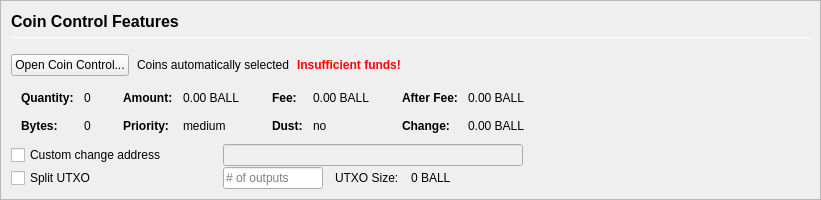
         <widget class="QFrame" name="frameCoinControl">
          <property name="sizePolicy">
           <sizepolicy hsizetype="Expanding" vsizetype="Expanding">
            <horstretch>0</horstretch>
            <verstretch>0</verstretch>
           </sizepolicy>
          </property>
          <property name="maximumSize">
           <size>
            <width>16777215</width>
            <height>16777215</height>
           </size>
          </property>
          <property name="frameShape">
           <enum>QFrame::StyledPanel</enum>
          </property>
          <property name="frameShadow">
           <enum>QFrame::Sunken</enum>
          </property>
          <layout class="QVBoxLayout" name="verticalLayoutCoinControl2">
           <property name="spacing">
            <number>0</number>
           </property>
           <property name="leftMargin">
            <number>0</number>
           </property>
           <property name="topMargin">
            <number>0</number>
           </property>
           <property name="rightMargin">
            <number>0</number>
           </property>
           <property name="bottomMargin">
            <number>0</number>
           </property>
           <item>
            <widget class="QFrame" name="frameCoinControl_BG">
             <layout class="QVBoxLayout" name="verticalLayoutCoinControl" stretch="0,0,0,0,0,0">
              <property name="spacing">
               <number>1</number>
              </property>
              <property name="leftMargin">
               <number>10</number>
              </property>
              <property name="topMargin">
               <number>10</number>
              </property>
              <item>
               <layout class="QHBoxLayout" name="horizontalLayoutCoinControl1">
                <property name="bottomMargin">
                 <number>15</number>
                </property>
                <item>
                 <layout class="QVBoxLayout" name="verticalLayout_3">
                  <property name="spacing">
                   <number>6</number>
                  </property>
                  <item>
                   <widget class="QLabel" name="labelCoinControlFeatures">
                    <property name="sizePolicy">
                     <sizepolicy hsizetype="Preferred" vsizetype="Maximum">
                      <horstretch>0</horstretch>
                      <verstretch>0</verstretch>
                     </sizepolicy>
                    </property>
                    <property name="minimumSize">
                     <size>
                      <width>0</width>
                      <height>20</height>
                     </size>
                    </property>
                    <property name="font">
                     <font>
                      <pointsize>12</pointsize>
                      <weight>75</weight>
                      <bold>true</bold>
                     </font>
                    </property>
                    <property name="styleSheet">
                     <string notr="true">font-weight:bold;</string>
                    </property>
                    <property name="text">
                     <string>Coin Control Features</string>
                    </property>
                   </widget>
                  </item>
                  <item>
                   <widget class="Line" name="line">
                    <property name="minimumSize">
                     <size>
                      <width>0</width>
                      <height>1</height>
                     </size>
                    </property>
                    <property name="maximumSize">
                     <size>
                      <width>16777215</width>
                      <height>1</height>
                     </size>
                    </property>
                    <property name="orientation">
                     <enum>Qt::Horizontal</enum>
                    </property>
                   </widget>
                  </item>
                 </layout>
                </item>
               </layout>
              </item>
              <item>
               <layout class="QHBoxLayout" name="horizontalLayoutCoinControl2" stretch="0,0,0,0">
                <property name="spacing">
                 <number>8</number>
                </property>
                <property name="bottomMargin">
                 <number>10</number>
                </property>
                <item>
                 <widget class="QPushButton" name="pushButtonCoinControl">
                  <property name="styleSheet">
                   <string notr="true"/>
                  </property>
                  <property name="text">
                   <string>Open Coin Control...</string>
                  </property>
                  <property name="autoDefault">
                   <bool>false</bool>
                  </property>
                 </widget>
                </item>
                <item>
                 <widget class="QLabel" name="labelCoinControlAutomaticallySelected">
                  <property name="text">
                   <string>Coins automatically selected</string>
                  </property>
                  <property name="margin">
                   <number>5</number>
                  </property>
                 </widget>
                </item>
                <item>
                 <widget class="QLabel" name="labelCoinControlInsuffFunds">
                  <property name="font">
                   <font>
                    <weight>75</weight>
                    <bold>true</bold>
                   </font>
                  </property>
                  <property name="styleSheet">
                   <string notr="true">color:red;font-weight:bold;</string>
                  </property>
                  <property name="text">
                   <string>Insufficient funds!</string>
                  </property>
                  <property name="margin">
                   <number>5</number>
                  </property>
                 </widget>
                </item>
                <item>
                 <spacer name="horizontalSpacerCoinControl">
                  <property name="orientation">
                   <enum>Qt::Horizontal</enum>
                  </property>
                  <property name="sizeHint" stdset="0">
                   <size>
                    <width>40</width>
                    <height>1</height>
                   </size>
                  </property>
                 </spacer>
                </item>
               </layout>
              </item>
              <item>
               <widget class="QWidget" name="widgetCoinControl" native="true">
                <property name="sizePolicy">
                 <sizepolicy hsizetype="Preferred" vsizetype="Preferred">
                  <horstretch>0</horstretch>
                  <verstretch>0</verstretch>
                 </sizepolicy>
                </property>
                <property name="minimumSize">
                 <size>
                  <width>0</width>
                  <height>0</height>
                 </size>
                </property>
                <property name="styleSheet">
                 <string notr="true"/>
                </property>
                <layout class="QHBoxLayout" name="horizontalLayoutCoinControl5">
                 <property name="leftMargin">
                  <number>0</number>
                 </property>
                 <property name="topMargin">
                  <number>0</number>
                 </property>
                 <property name="rightMargin">
                  <number>0</number>
                 </property>
                 <property name="bottomMargin">
                  <number>0</number>
                 </property>
                 <item>
                  <layout class="QHBoxLayout" name="horizontalLayoutCoinControl3" stretch="0,0,0,1">
                   <property name="spacing">
                    <number>20</number>
                   </property>
                   <property name="topMargin">
                    <number>0</number>
                   </property>
                   <property name="bottomMargin">
                    <number>10</number>
                   </property>
                   <item>
                    <layout class="QFormLayout" name="formLayoutCoinControl1">
                     <property name="horizontalSpacing">
                      <number>10</number>
                     </property>
                     <property name="verticalSpacing">
                      <number>14</number>
                     </property>
                     <property name="leftMargin">
                      <number>10</number>
                     </property>
                     <property name="topMargin">
                      <number>4</number>
                     </property>
                     <property name="rightMargin">
                      <number>6</number>
                     </property>
                     <item row="0" column="0">
                      <widget class="QLabel" name="labelCoinControlQuantityText">
                       <property name="font">
                        <font>
                         <weight>75</weight>
                         <bold>true</bold>
                        </font>
                       </property>
                       <property name="text">
                        <string>Quantity:</string>
                       </property>
                       <property name="margin">
                        <number>0</number>
                       </property>
                      </widget>
                     </item>
                     <item row="0" column="1">
                      <widget class="QLabel" name="labelCoinControlQuantity">
                       <property name="cursor">
                        <cursorShape>IBeamCursor</cursorShape>
                       </property>
                       <property name="contextMenuPolicy">
                        <enum>Qt::ActionsContextMenu</enum>
                       </property>
                       <property name="text">
                        <string notr="true">0</string>
                       </property>
                       <property name="margin">
                        <number>0</number>
                       </property>
                       <property name="textInteractionFlags">
                        <set>Qt::LinksAccessibleByMouse|Qt::TextSelectableByKeyboard|Qt::TextSelectableByMouse</set>
                       </property>
                      </widget>
                     </item>
                     <item row="1" column="0">
                      <widget class="QLabel" name="labelCoinControlBytesText">
                       <property name="font">
                        <font>
                         <weight>75</weight>
                         <bold>true</bold>
                        </font>
                       </property>
                       <property name="text">
                        <string>Bytes:</string>
                       </property>
                      </widget>
                     </item>
                     <item row="1" column="1">
                      <widget class="QLabel" name="labelCoinControlBytes">
                       <property name="cursor">
                        <cursorShape>IBeamCursor</cursorShape>
                       </property>
                       <property name="contextMenuPolicy">
                        <enum>Qt::ActionsContextMenu</enum>
                       </property>
                       <property name="text">
                        <string notr="true">0</string>
                       </property>
                       <property name="textInteractionFlags">
                        <set>Qt::LinksAccessibleByMouse|Qt::TextSelectableByKeyboard|Qt::TextSelectableByMouse</set>
                       </property>
                      </widget>
                     </item>
                    </layout>
                   </item>
                   <item>
                    <layout class="QFormLayout" name="formLayoutCoinControl2">
                     <property name="horizontalSpacing">
                      <number>10</number>
                     </property>
                     <property name="verticalSpacing">
                      <number>14</number>
                     </property>
                     <property name="leftMargin">
                      <number>6</number>
                     </property>
                     <property name="topMargin">
                      <number>4</number>
                     </property>
                     <property name="rightMargin">
                      <number>6</number>
                     </property>
                     <item row="0" column="0">
                      <widget class="QLabel" name="labelCoinControlAmountText">
                       <property name="font">
                        <font>
                         <weight>75</weight>
                         <bold>true</bold>
                        </font>
                       </property>
                       <property name="text">
                        <string>Amount:</string>
                       </property>
                       <property name="margin">
                        <number>0</number>
                       </property>
                      </widget>
                     </item>
                     <item row="0" column="1">
                      <widget class="QLabel" name="labelCoinControlAmount">
                       <property name="cursor">
                        <cursorShape>IBeamCursor</cursorShape>
                       </property>
                       <property name="contextMenuPolicy">
                        <enum>Qt::ActionsContextMenu</enum>
                       </property>
                       <property name="text">
                        <string notr="true">0.00 BALL</string>
                       </property>
                       <property name="textInteractionFlags">
                        <set>Qt::LinksAccessibleByMouse|Qt::TextSelectableByKeyboard|Qt::TextSelectableByMouse</set>
                       </property>
                      </widget>
                     </item>
                     <item row="1" column="0">
                      <widget class="QLabel" name="labelCoinControlPriorityText">
                       <property name="font">
                        <font>
                         <weight>75</weight>
                         <bold>true</bold>
                        </font>
                       </property>
                       <property name="text">
                        <string>Priority:</string>
                       </property>
                      </widget>
                     </item>
                     <item row="1" column="1">
                      <widget class="QLabel" name="labelCoinControlPriority">
                       <property name="cursor">
                        <cursorShape>IBeamCursor</cursorShape>
                       </property>
                       <property name="contextMenuPolicy">
                        <enum>Qt::ActionsContextMenu</enum>
                       </property>
                       <property name="text">
                        <string>medium</string>
                       </property>
                       <property name="textInteractionFlags">
                        <set>Qt::LinksAccessibleByMouse|Qt::TextSelectableByKeyboard|Qt::TextSelectableByMouse</set>
                       </property>
                      </widget>
                     </item>
                    </layout>
                   </item>
                   <item>
                    <layout class="QFormLayout" name="formLayoutCoinControl3">
                     <property name="horizontalSpacing">
                      <number>10</number>
                     </property>
                     <property name="verticalSpacing">
                      <number>14</number>
                     </property>
                     <property name="leftMargin">
                      <number>6</number>
                     </property>
                     <property name="topMargin">
                      <number>4</number>
                     </property>
                     <property name="rightMargin">
                      <number>6</number>
                     </property>
                     <item row="0" column="0">
                      <widget class="QLabel" name="labelCoinControlFeeText">
                       <property name="font">
                        <font>
                         <weight>75</weight>
                         <bold>true</bold>
                        </font>
                       </property>
                       <property name="text">
                        <string>Fee:</string>
                       </property>
                       <property name="margin">
                        <number>0</number>
                       </property>
                      </widget>
                     </item>
                     <item row="0" column="1">
                      <widget class="QLabel" name="labelCoinControlFee">
                       <property name="cursor">
                        <cursorShape>IBeamCursor</cursorShape>
                       </property>
                       <property name="contextMenuPolicy">
                        <enum>Qt::ActionsContextMenu</enum>
                       </property>
                       <property name="text">
                        <string notr="true">0.00 BALL</string>
                       </property>
                       <property name="textInteractionFlags">
                        <set>Qt::LinksAccessibleByMouse|Qt::TextSelectableByKeyboard|Qt::TextSelectableByMouse</set>
                       </property>
                      </widget>
                     </item>
                     <item row="1" column="0">
                      <widget class="QLabel" name="labelCoinControlLowOutputText">
                       <property name="font">
                        <font>
                         <weight>75</weight>
                         <bold>true</bold>
                        </font>
                       </property>
                       <property name="text">
                        <string>Dust:</string>
                       </property>
                      </widget>
                     </item>
                     <item row="1" column="1">
                      <widget class="QLabel" name="labelCoinControlLowOutput">
                       <property name="cursor">
                        <cursorShape>IBeamCursor</cursorShape>
                       </property>
                       <property name="contextMenuPolicy">
                        <enum>Qt::ActionsContextMenu</enum>
                       </property>
                       <property name="text">
                        <string>no</string>
                       </property>
                       <property name="textInteractionFlags">
                        <set>Qt::LinksAccessibleByMouse|Qt::TextSelectableByKeyboard|Qt::TextSelectableByMouse</set>
                       </property>
                      </widget>
                     </item>
                    </layout>
                   </item>
                   <item>
                    <layout class="QFormLayout" name="formLayoutCoinControl4">
                     <property name="horizontalSpacing">
                      <number>10</number>
                     </property>
                     <property name="verticalSpacing">
                      <number>14</number>
                     </property>
                     <property name="leftMargin">
                      <number>6</number>
                     </property>
                     <property name="topMargin">
                      <number>4</number>
                     </property>
                     <property name="rightMargin">
                      <number>6</number>
                     </property>
                     <item row="0" column="0">
                      <widget class="QLabel" name="labelCoinControlAfterFeeText">
                       <property name="font">
                        <font>
                         <weight>75</weight>
                         <bold>true</bold>
                        </font>
                       </property>
                       <property name="text">
                        <string>After Fee:</string>
                       </property>
                       <property name="margin">
                        <number>0</number>
                       </property>
                      </widget>
                     </item>
                     <item row="0" column="1">
                      <widget class="QLabel" name="labelCoinControlAfterFee">
                       <property name="cursor">
                        <cursorShape>IBeamCursor</cursorShape>
                       </property>
                       <property name="contextMenuPolicy">
                        <enum>Qt::ActionsContextMenu</enum>
                       </property>
                       <property name="text">
                        <string notr="true">0.00 BALL</string>
                       </property>
                       <property name="textInteractionFlags">
                        <set>Qt::LinksAccessibleByMouse|Qt::TextSelectableByKeyboard|Qt::TextSelectableByMouse</set>
                       </property>
                      </widget>
                     </item>
                     <item row="1" column="0">
                      <widget class="QLabel" name="labelCoinControlChangeText">
                       <property name="font">
                        <font>
                         <weight>75</weight>
                         <bold>true</bold>
                        </font>
                       </property>
                       <property name="text">
                        <string>Change:</string>
                       </property>
                      </widget>
                     </item>
                     <item row="1" column="1">
                      <widget class="QLabel" name="labelCoinControlChange">
                       <property name="cursor">
                        <cursorShape>IBeamCursor</cursorShape>
                       </property>
                       <property name="contextMenuPolicy">
                        <enum>Qt::ActionsContextMenu</enum>
                       </property>
                       <property name="text">
                        <string notr="true">0.00 BALL</string>
                       </property>
                       <property name="textInteractionFlags">
                        <set>Qt::LinksAccessibleByMouse|Qt::TextSelectableByKeyboard|Qt::TextSelectableByMouse</set>
                       </property>
                      </widget>
                     </item>
                    </layout>
                   </item>
                  </layout>
                 </item>
                </layout>
               </widget>
              </item>
              <item>
               <layout class="QHBoxLayout" name="horizontalLayoutCoinControl4">
                <property name="spacing">
                 <number>12</number>
                </property>
                <property name="sizeConstraint">
                 <enum>QLayout::SetDefaultConstraint</enum>
                </property>
                <property name="topMargin">
                 <number>0</number>
                </property>
                <property name="rightMargin">
                 <number>0</number>
                </property>
                <item>
                 <widget class="QCheckBox" name="checkBoxCoinControlChange">
                  <property name="sizePolicy">
                   <sizepolicy hsizetype="Preferred" vsizetype="Preferred">
                    <horstretch>0</horstretch>
                    <verstretch>0</verstretch>
                   </sizepolicy>
                  </property>
                  <property name="minimumSize">
                   <size>
                    <width>200</width>
                    <height>0</height>
                   </size>
                  </property>
                  <property name="maximumSize">
                   <size>
                    <width>200</width>
                    <height>16777215</height>
                   </size>
                  </property>
                  <property name="toolTip">
                   <string>If this is activated, but the change address is empty or invalid, change will be sent to a newly generated address.</string>
                  </property>
                  <property name="text">
                   <string>Custom change address</string>
                  </property>
                 </widget>
                </item>
                <item>
                 <widget class="QValidatedLineEdit" name="lineEditCoinControlChange">
                  <property name="enabled">
                   <bool>false</bool>
                  </property>
                  <property name="sizePolicy">
                   <sizepolicy hsizetype="Preferred" vsizetype="Preferred">
                    <horstretch>0</horstretch>
                    <verstretch>0</verstretch>
                   </sizepolicy>
                  </property>
                  <property name="minimumSize">
                   <size>
                    <width>300</width>
                    <height>0</height>
                   </size>
                  </property>
                 </widget>
                </item>
                <item>
                 <widget class="QLabel" name="labelCoinControlChangeLabel">
                  <property name="sizePolicy">
                   <sizepolicy hsizetype="Preferred" vsizetype="Preferred">
                    <horstretch>0</horstretch>
                    <verstretch>0</verstretch>
                   </sizepolicy>
                  </property>
                  <property name="minimumSize">
                   <size>
                    <width>100</width>
                    <height>0</height>
                   </size>
                  </property>
                  <property name="text">
                   <string/>
                  </property>
                  <property name="margin">
                   <number>3</number>
                  </property>
                 </widget>
                </item>
               </layout>
              </item>
              <item>
               <layout class="QHBoxLayout" name="horizontalLayoutCoinControl6">
                <property name="spacing">
                 <number>12</number>
                </property>
                <property name="rightMargin">
                 <number>0</number>
                </property>
                <item>
                 <widget class="QCheckBox" name="splitBlockCheckBox">
                  <property name="sizePolicy">
                   <sizepolicy hsizetype="Preferred" vsizetype="Preferred">
                    <horstretch>0</horstretch>
                    <verstretch>0</verstretch>
                   </sizepolicy>
                  </property>
                  <property name="minimumSize">
                   <size>
                    <width>200</width>
                    <height>0</height>
                   </size>
                  </property>
                  <property name="maximumSize">
                   <size>
                    <width>200</width>
                    <height>16777215</height>
                   </size>
                  </property>
                  <property name="text">
                   <string>Split UTXO</string>
                  </property>
                 </widget>
                </item>
                <item>
                 <widget class="QLineEdit" name="splitBlockLineEdit">
                  <property name="sizePolicy">
                   <sizepolicy hsizetype="Preferred" vsizetype="Preferred">
                    <horstretch>50</horstretch>
                    <verstretch>0</verstretch>
                   </sizepolicy>
                  </property>
                  <property name="minimumSize">
                   <size>
                    <width>100</width>
                    <height>0</height>
                   </size>
                  </property>
                  <property name="maximumSize">
                   <size>
                    <width>100</width>
                    <height>16777215</height>
                   </size>
                  </property>
                  <property name="placeholderText">
                   <string># of outputs</string>
                  </property>
                 </widget>
                </item>
                <item>
                 <widget class="QLabel" name="labelBlockSizeText">
                  <property name="text">
                   <string>UTXO Size:</string>
                  </property>
                 </widget>
                </item>
                <item>
                 <widget class="QLabel" name="labelBlockSize">
                  <property name="text">
                   <string>0 BALL</string>
                  </property>
                 </widget>
                </item>
                <item>
                 <spacer name="horizontalSpacer_7">
                  <property name="orientation">
                   <enum>Qt::Horizontal</enum>
                  </property>
                  <property name="sizeHint" stdset="0">
                   <size>
                    <width>40</width>
                    <height>20</height>
                   </size>
                  </property>
                 </spacer>
                </item>
               </layout>
              </item>
              <item>
               <spacer name="verticalSpacerCoinControl">
                <property name="orientation">
                 <enum>Qt::Vertical</enum>
                </property>
                <property name="sizeHint" stdset="0">
                 <size>
                  <width>800</width>
                  <height>1</height>
                 </size>
                </property>
               </spacer>
              </item>
             </layout>
            </widget>
           </item>
          </layout>
         </widget>
